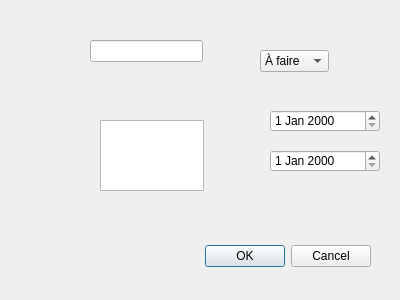
<?xml version="1.0" encoding="UTF-8"?>
<ui version="4.0">
 <class>ModifyDialog</class>
 <widget class="QDialog" name="ModifyDialog">
  <property name="geometry">
   <rect>
    <x>0</x>
    <y>0</y>
    <width>400</width>
    <height>300</height>
   </rect>
  </property>
  <property name="windowTitle">
   <string>Dialog</string>
  </property>
  <widget class="QDialogButtonBox" name="buttonBox">
   <property name="geometry">
    <rect>
     <x>30</x>
     <y>240</y>
     <width>341</width>
     <height>32</height>
    </rect>
   </property>
   <property name="orientation">
    <enum>Qt::Orientation::Horizontal</enum>
   </property>
   <property name="standardButtons">
    <set>QDialogButtonBox::StandardButton::Cancel|QDialogButtonBox::StandardButton::Ok</set>
   </property>
  </widget>
  <widget class="QLineEdit" name="lineEditMission">
   <property name="geometry">
    <rect>
     <x>90</x>
     <y>40</y>
     <width>113</width>
     <height>22</height>
    </rect>
   </property>
  </widget>
  <widget class="QComboBox" name="comboBoxStatut">
   <property name="geometry">
    <rect>
     <x>260</x>
     <y>50</y>
     <width>69</width>
     <height>22</height>
    </rect>
   </property>
   <item>
    <property name="text">
     <string>À faire</string>
    </property>
   </item>
   <item>
    <property name="text">
     <string>En cours</string>
    </property>
   </item>
   <item>
    <property name="text">
     <string>Terminé</string>
    </property>
   </item>
  </widget>
  <widget class="QTextEdit" name="textEditDescription">
   <property name="geometry">
    <rect>
     <x>100</x>
     <y>120</y>
     <width>104</width>
     <height>71</height>
    </rect>
   </property>
  </widget>
  <widget class="QDateEdit" name="dateEditDebut">
   <property name="geometry">
    <rect>
     <x>270</x>
     <y>110</y>
     <width>110</width>
     <height>22</height>
    </rect>
   </property>
  </widget>
  <widget class="QDateEdit" name="dateEditFin">
   <property name="geometry">
    <rect>
     <x>270</x>
     <y>150</y>
     <width>110</width>
     <height>22</height>
    </rect>
   </property>
  </widget>
 </widget>
 <resources/>
 <connections>
  <connection>
   <sender>buttonBox</sender>
   <signal>accepted()</signal>
   <receiver>ModifyDialog</receiver>
   <slot>accept()</slot>
   <hints>
    <hint type="sourcelabel">
     <x>248</x>
     <y>254</y>
    </hint>
    <hint type="destinationlabel">
     <x>157</x>
     <y>274</y>
    </hint>
   </hints>
  </connection>
  <connection>
   <sender>buttonBox</sender>
   <signal>rejected()</signal>
   <receiver>ModifyDialog</receiver>
   <slot>reject()</slot>
   <hints>
    <hint type="sourcelabel">
     <x>316</x>
     <y>260</y>
    </hint>
    <hint type="destinationlabel">
     <x>286</x>
     <y>274</y>
    </hint>
   </hints>
  </connection>
 </connections>
</ui>
